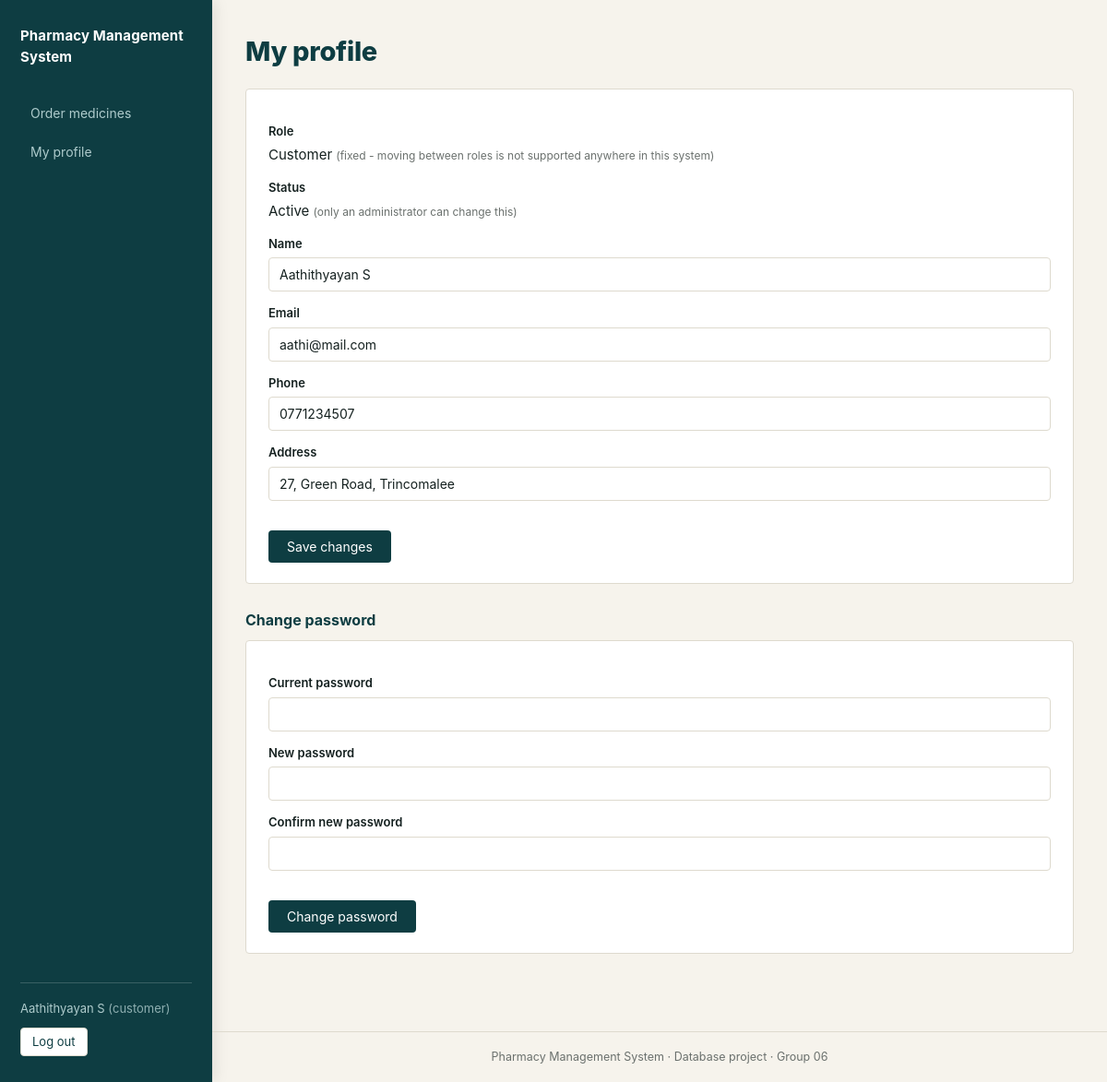
The page /profile.php (signed in) on the database its author committed.
### tables this page shows
CREATE TABLE `CUSTOMER` (
  `user_id` int(11) NOT NULL,
  `phone` varchar(15) DEFAULT NULL,
  `address` varchar(255) DEFAULT NULL
);

CREATE TABLE `SYSTEM_USER` (
  `user_id` int(11) NOT NULL,
  `name` varchar(100) NOT NULL,
  `email` varchar(100) NOT NULL,
  `password` varchar(255) NOT NULL,
  `is_active` tinyint(1) NOT NULL DEFAULT 1
);

### profile.php (the view, shortened to what this page needs)
<?php
require_once __DIR__ . '/auth.php';
$me = current_user_id();
function find_own_profile(PDO $pdo, int $userId): ?array
{
    $stmt = $pdo->prepare(
        "SELECT u.user_id, u.name, u.email, u.is_active,
                CASE
                    WHEN a.user_id IS NOT NULL THEN 'admin'
                    WHEN p.user_id IS NOT NULL THEN 'pharmacist'
                    WHEN c.user_id IS NOT NULL THEN 'customer'
                END AS role,
                p.license_no,
                c.phone, c.address
           FROM      SYSTEM_USER u
           LEFT JOIN ADMIN      a ON a.user_id = u.user_id
           LEFT JOIN PHARMACIST p ON p.user_id = u.user_id
           LEFT JOIN CUSTOMER   c ON c.user_id = u.user_id
          WHERE u.user_id = ?"
    );
    $stmt->execute([$userId]);
    $row = $stmt->fetch();
    return $row ?: null;
}
$profile = find_own_profile($pdo, $me);
?>
<div class="card">
    <form method="post" action="profile.php">
        <label>Role</label>
        <p style="margin:4px 0 0">
            <?= h(ucfirst($profile['role'])) ?>
            <span class="muted small">(fixed - moving between roles is not supported anywhere in this system)</span>
        </p>
        <label>Status</label>
        <p style="margin:4px 0 0">
            <?= $profile['is_active'] ? 'Active' : '<span class="low">Deactivated</span>' ?>
            <span class="muted small">(only an administrator can change this)</span>
        </p>
        <label for="name">Name</label>
        <input type="text" id="name" name="name" required value="<?= h($profile['name']) ?>">
        <label for="email">Email</label>
        <input type="email" id="email" name="email" required value="<?= h($profile['email']) ?>">
        <?php if ($profile['role'] === 'pharmacist'): ?>
            <label for="license_no">Licence number</label>
            <input type="text" id="license_no" value="<?= h($profile['license_no']) ?>" disabled>
            <p class="muted small" style="margin:4px 0 12px">
                A professional credential is not self-certified - only an
                administrator can change a licence number, from the Users
                screen (staff.php).
            </p>
        <?php elseif ($profile['role'] === 'customer'): ?>
            <label for="phone">Phone</label>
            <input type="text" id="phone" name="phone" value="<?= h($profile['phone'] ?? '') ?>">
            <label for="address">Address</label>
            <input type="text" id="address" name="address" value="<?= h($profile['address'] ?? '') ?>">
        <?php endif; ?>
        <p style="margin-top:16px">
            <button type="submit" class="btn btn-green">Save changes</button>
        </p>
    </form>
</div>
<h2>Change password</h2>
<div class="card">
    <form method="post" action="profile.php">
        <label for="current_password">Current password</label>
        <input type="password" id="current_password" name="current_password" required>
        <label for="new_password">New password</label>
        <input type="password" id="new_password" name="new_password" required minlength="8">
        <label for="confirm_password">Confirm new password</label>
        <input type="password" id="confirm_password" name="confirm_password" required minlength="8">
        <p style="margin-top:16px">
            <button type="submit" class="btn btn-green">Change password</button>
        </p>
    </form>
</div>

### style.css (style rules this page uses)
:root { --ink:#14201F; --paper:#F6F3EC; --accent:#0E3D42; --accent-light:#175159; --accent-tint:#AECBCC; --grey:#6B716E; --rule:#DEDACE; --red:#963C31; }
* { box-sizing:border-box;margin:0;padding:0 }
body { font-family:-apple-system,"Segoe UI",Roboto,Helvetica,Arial,sans-serif; background:var(--paper); color:var(--ink); font-size:15px; line-height:1.5; }
.card { background:#fff; border:1px solid var(--rule); border-radius:4px; padding:22px 24px; margin-bottom:20px; }
h2 { font-size:16px;line-height:1.2;color:var(--accent);font-weight:700;margin:30px 0 12px }
.muted { color:var(--grey);font-size:13px }
.small { font-size:12px }
label { display:block;font-size:13px;font-weight:600;margin:14px 0 5px }
input[type=text],input[type=email],input[type=password], input[type=number],select,textarea { width:100%; padding:9px 11px; border:1px solid var(--rule); border-radius:4px; font-size:14px; font-family:inherit; background:#fff; color:var(--ink); }
button,.btn { display:inline-block; margin-top:16px; padding:9px 20px; background:var(--accent); color:#fff; border:0;border-radius:4px; font-size:14px;font-family:inherit; cursor:pointer;text-decoration:none; transition:background-color .15s ease; }
.btn-green { background:var(--accent);color:#fff }

### rows shown on the page
customer: name "Aathithyayan S", email "aathi@mail.com", phone "0771234507", address "27, Green Road, Trincomalee"

### other values the page prints
$label "Order medicines"
current_user_name() "Aathithyayan S"
$role "customer"
$title "My profile"
$profile['role'] "Customer"
